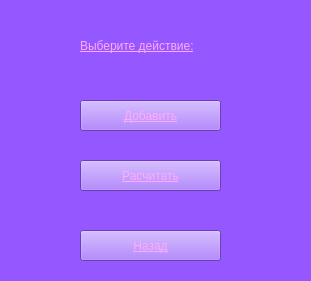
<?xml version="1.0" encoding="UTF-8"?>
<ui version="4.0">
 <class>Form</class>
 <widget class="QWidget" name="Form">
  <property name="windowTitle">
   <string>Form</string>
  </property>
  <property name="styleSheet">
   <string notr="true">color: rgb(255, 170, 255);
font: 11pt &quot;Sans Serif Collection&quot;;
text-decoration: underline;
background-color: rgb(149, 87, 255);</string>
  </property>
  <widget class="QLabel" name="label">
   <property name="geometry">
    <rect>
     <x>80</x>
     <y>20</y>
     <width>151</width>
     <height>51</height>
    </rect>
   </property>
   <property name="text">
    <string>Выберите действие:</string>
   </property>
  </widget>
  <widget class="QPushButton" name="pushButton">
   <property name="geometry">
    <rect>
     <x>80</x>
     <y>100</y>
     <width>141</width>
     <height>31</height>
    </rect>
   </property>
   <property name="text">
    <string>Добавить</string>
   </property>
  </widget>
  <widget class="QPushButton" name="pushButton_2">
   <property name="geometry">
    <rect>
     <x>80</x>
     <y>160</y>
     <width>141</width>
     <height>31</height>
    </rect>
   </property>
   <property name="text">
    <string>Расчитать</string>
   </property>
  </widget>
  <widget class="QPushButton" name="pushButton_3">
   <property name="geometry">
    <rect>
     <x>80</x>
     <y>230</y>
     <width>141</width>
     <height>31</height>
    </rect>
   </property>
   <property name="text">
    <string>Назад</string>
   </property>
  </widget>
 </widget>
 <resources/>
 <connections/>
</ui>
